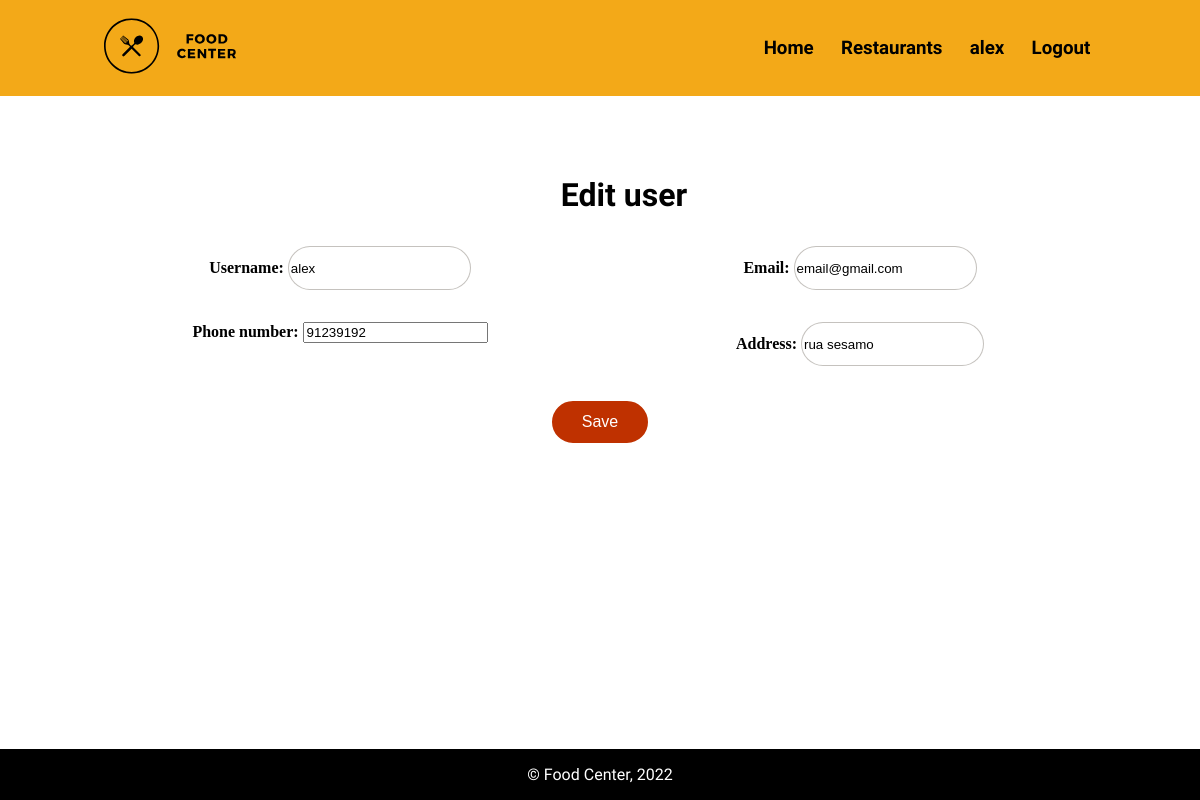
The app's page /edit_user.php (signed in) with its own data.
### tables this page shows
CREATE TABLE User
(
    username         NVARCHAR(120) PRIMARY KEY ,
    password         text NOT NULL ,
    email            NVARCHAR(60) NOT NULL ,
    address          NVARCHAR(70) NOT NULL,
    phoneNumber      NVARCHAR(24) NOT NULL
);

### database/connection.db.php (called while the page is built, shortened)
<?php
  function getDatabaseConnection() : PDO {
    $db = new PDO('sqlite:database/database.db');
    $db->setAttribute(PDO::ATTR_DEFAULT_FETCH_MODE, PDO::FETCH_ASSOC);
    $db->setAttribute(PDO::ATTR_ERRMODE, PDO::ERRMODE_EXCEPTION);
    return $db;
  }
?>

### database/user.class.php (called while the page is built, shortened)
<?php
  include_once('database/connection.db.php');
  class User {
    public function __construct(string $username, string $email, string $address, string $phoneNumber)
    {
      $this->username = $username;
      $this->email = $email;
      $this->address = $address;
      $this->phoneNumber = $phoneNumber;
    }
    static function getUser(PDO $db, string $username){
      $stmt = $db->prepare('SELECT * FROM User WHERE lower(username) = ?');
      $stmt->execute(array(strtolower($username)));
      if ($user = $stmt->fetch()){
          return new User(
              $user['username'],
              $user['email'],
              $user['address'],
              $user['phoneNumber'],
          );
      }
      else return null;
  }
  }
?>

### edit_user.php (the view, shortened to what this page needs)
<?php
    include_once('templates/common.tpl.php');
    $user = User::getUser(getDatabaseConnection(), $_SESSION['username']);
?>
<main>
<form class="edituser" action="action_edit_user.php" method="POST">
            <h1>Edit user</h1>
            <label><strong>Username:</strong>
            <?php echo '<input type="text" name="username" value="'. $user->username . '">';?>
        </label>
            <label><strong>Email:</strong>
                <?php echo '<input type="email" name="email" value="' . $user->email . '">';?>
            </label>
            <label><strong>Phone number:</strong>
                <?php echo '<input type="tel" name="tel" value="' . $user->phoneNumber . '" pattern="[0-9]{9}">';?>
            </label>
            <label><strong>Address:</strong>
                <?php echo '<input type="text" name="address" value="' . $user->address . '">';?>
            </label>
            <button type="submit">Save</button>
        </form>
</main>

### css/style.css (style rules this page uses)
html { height: 100%; }
body { display: flex; flex-direction: column; min-height: 100vh; margin: 0; }
h1,h2 { font-family: 'Secular One', sans-serif; }
main { flex-grow: 1; flex-shrink: 0; flex-basis: auto; display: flex; flex-direction: column; padding: 0; margin: 0 5em 0 5em; }
h1 { font-family: 'Secular One', sans-serif; margin: 0; margin-left: 1.5em; }
button, .restaurant #buttons a, .userdata a { background-color: #bf3100; border: solid; color: white; padding: 12px 30px; text-align: center; text-decoration: none; font-size: 16px; cursor: pointer; margin: 0; border-radius: 25px; height: fit-content; width: fit-content; }
input[type=text], input[type=email], input[type=password], input[type=number], select { height: 3em; border-radius: 2em; border-style: solid; border-width: 0.1em; border-color: rgba(183, 180, 174, 0.805); }
.userdata, .edituser, .payment { display: flex; flex-wrap: wrap; row-gap: 2em; place-self: center; place-content: center; margin-top: 5em; }
.userdata > *, .edituser > *:not(button), .payment > *:not(.switch, h3, h1, button) { width: 50%; box-sizing: border-box; text-align: center; }
.userdata > h1, .userdata > h4:nth-of-type(5), .edituser h1, .edituser > label:nth-of-type(5), .payment h1, .payment label:last-of-type { width: 100%; }

### records on screen
user: username "alex", email "email@gmail.com", tel "91239192", address "rua sesamo"

### other values on screen
$_SESSION['username'] "alex"
